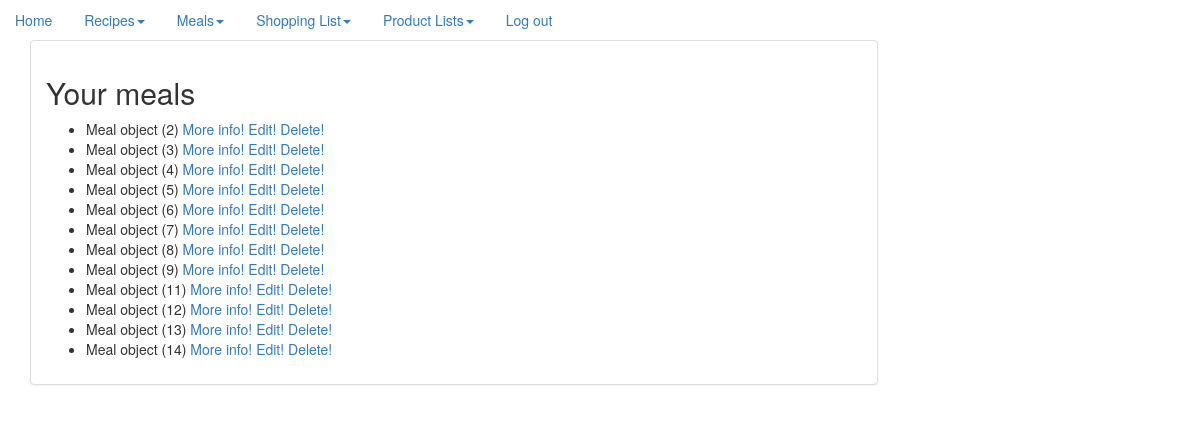
/meals/ (signed in), run on an earlier commit of the app's database.
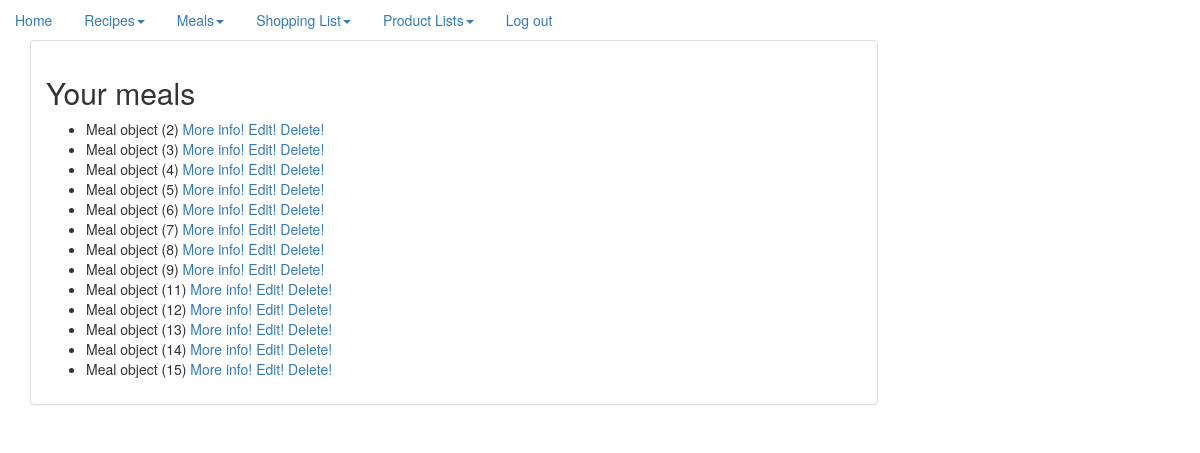
And on a later commit of the database.
### recipe/models.py (models this page shows)
class Meal(models.Model):
    name = models.ForeignKey(Recipe)
    user = models.ForeignKey(User, on_delete=models.CASCADE)
    date = models.DateField(default=datetime.date.today)
    time = models.TimeField()
    event = models.CharField(max_length=1024)

### website/views.py (the view)
# urls.py: url(r'^meals/', ShowAllMeals.as_view()),
class ShowAllMeals(LoginRequiredMixin, ListView):
    context_object_name = 'meal'
    queryset = Meal.objects.all()
    def get_context_data(self, **kwargs):
        queryset = Meal.objects.filter(user=self.request.user)
        context = {
            'paginator': None,
            'page_obj': None,
            'is_paginated': False,
            'object_list': queryset,
        }
        context.update(kwargs)
        return context

### templates/recipe/meal_list.html
{% extends "base.html" %}
{% block content %}
    <h2>Your meals</h2>
    <ul>
        {% for recipe in object_list %}
            <li>{{ recipe }} <a href="/meal/{{ recipe.id }}">More info!</a> <a
                    href="/edit_meal/{{ recipe.id }}">Edit!</a> <a href="/delete_meal/{{ recipe.id }}">Delete!</a></li>
        {% endfor %}
    </ul>
{% endblock %}

What changed in the data, as far as the page shows it:
added Meal: id "Meal object (15)"
